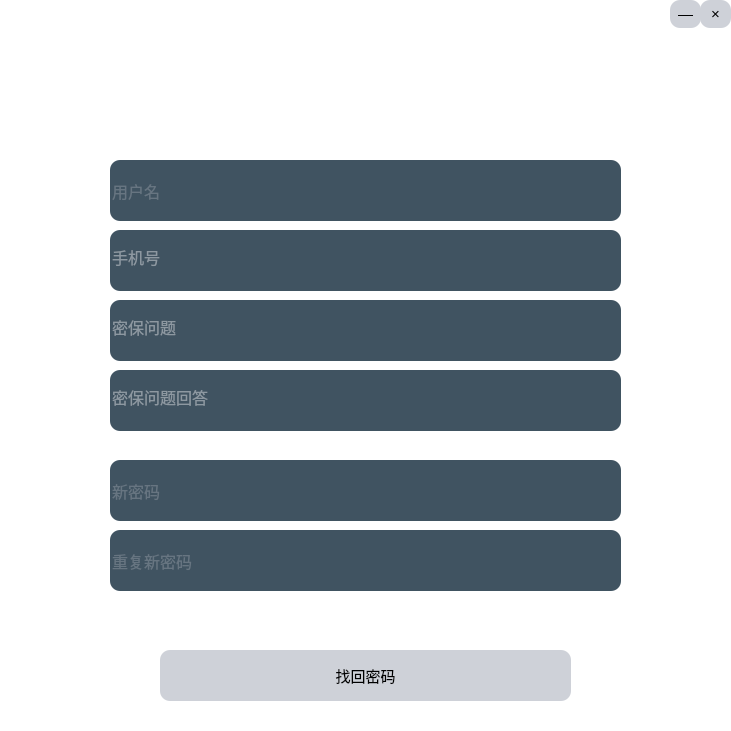
<?xml version="1.0" encoding="UTF-8"?>
<ui version="4.0">
 <class>ForgotPwd</class>
 <widget class="QWidget" name="ForgotPwd">
  <property name="geometry">
   <rect>
    <x>0</x>
    <y>0</y>
    <width>731</width>
    <height>731</height>
   </rect>
  </property>
  <property name="windowTitle">
   <string>Form</string>
  </property>
  <property name="styleSheet">
   <string notr="true">*{
background:rgb(255, 255, 255);
font-size:15px;
font-style:MingLiU-ExtB;
}
QFrame{
border:sold 10px rgba(0,0,0);
background-image: url(:/loginbackground.png);
}
QLineEdit{
color:#8d98a1;
background-color:#405361;
font-size:16px;
border-style:outset;
border-radius:10px;
font-style:MingLiU-ExtB;
}
QPushButton{
background:#ced1d8;
border-style:outset;
border-radius:10px;
font-style:MingLiU-ExtB;
}
QPushButton:pressed{
background-color:rgb(224,0,0);
border-style:inset;
font-style:MingLiU-ExtB;
}
QCheckBox{
background:rgba(85,170,255,0);
color:white;
font-style:MingLiU-ExtB;
}
QLabel{
background:rgba(85,170,255,0);
color:white;
font-style:MingLiU-ExtB;
font-size:14px;
}
</string>
  </property>
  <widget class="QFrame" name="frame">
   <property name="geometry">
    <rect>
     <x>0</x>
     <y>0</y>
     <width>731</width>
     <height>731</height>
    </rect>
   </property>
   <property name="frameShape">
    <enum>QFrame::StyledPanel</enum>
   </property>
   <property name="frameShadow">
    <enum>QFrame::Raised</enum>
   </property>
   <widget class="QLabel" name="label">
    <property name="geometry">
     <rect>
      <x>20</x>
      <y>10</y>
      <width>181</width>
      <height>31</height>
     </rect>
    </property>
    <property name="text">
     <string extracomment="无功能label，可以换成其他字或者图片">WeNoChat</string>
    </property>
   </widget>
   <widget class="QLineEdit" name="userEdit">
    <property name="geometry">
     <rect>
      <x>110</x>
      <y>160</y>
      <width>511</width>
      <height>61</height>
     </rect>
    </property>
    <property name="text">
     <string/>
    </property>
    <property name="placeholderText">
     <string>用户名</string>
    </property>
   </widget>
   <widget class="QLineEdit" name="passwordEdit">
    <property name="geometry">
     <rect>
      <x>110</x>
      <y>460</y>
      <width>511</width>
      <height>61</height>
     </rect>
    </property>
    <property name="echoMode">
     <enum>QLineEdit::Password</enum>
    </property>
    <property name="placeholderText">
     <string>新密码</string>
    </property>
   </widget>
   <widget class="QPushButton" name="loginButton">
    <property name="geometry">
     <rect>
      <x>160</x>
      <y>650</y>
      <width>411</width>
      <height>51</height>
     </rect>
    </property>
    <property name="text">
     <string>找回密码</string>
    </property>
   </widget>
   <widget class="QPushButton" name="closeButton">
    <property name="geometry">
     <rect>
      <x>700</x>
      <y>0</y>
      <width>31</width>
      <height>28</height>
     </rect>
    </property>
    <property name="text">
     <string>×</string>
    </property>
   </widget>
   <widget class="QPushButton" name="hideButton">
    <property name="geometry">
     <rect>
      <x>670</x>
      <y>0</y>
      <width>31</width>
      <height>28</height>
     </rect>
    </property>
    <property name="text">
     <string>—</string>
    </property>
   </widget>
   <widget class="QLabel" name="label_2">
    <property name="geometry">
     <rect>
      <x>230</x>
      <y>70</y>
      <width>231</width>
      <height>71</height>
     </rect>
    </property>
    <property name="styleSheet">
     <string notr="true">font: 28pt &quot;等线&quot;;</string>
    </property>
    <property name="text">
     <string>找回密码</string>
    </property>
   </widget>
   <widget class="QLineEdit" name="passwordEdit_2">
    <property name="geometry">
     <rect>
      <x>110</x>
      <y>530</y>
      <width>511</width>
      <height>61</height>
     </rect>
    </property>
    <property name="echoMode">
     <enum>QLineEdit::Password</enum>
    </property>
    <property name="placeholderText">
     <string>重复新密码</string>
    </property>
   </widget>
   <widget class="QLineEdit" name="phoneNumberEdit">
    <property name="geometry">
     <rect>
      <x>110</x>
      <y>230</y>
      <width>511</width>
      <height>61</height>
     </rect>
    </property>
    <property name="text">
     <string>手机号</string>
    </property>
    <property name="placeholderText">
     <string>密码</string>
    </property>
   </widget>
   <widget class="QLineEdit" name="questionEdit">
    <property name="geometry">
     <rect>
      <x>110</x>
      <y>300</y>
      <width>511</width>
      <height>61</height>
     </rect>
    </property>
    <property name="text">
     <string>密保问题</string>
    </property>
    <property name="placeholderText">
     <string>密码</string>
    </property>
   </widget>
   <widget class="QLineEdit" name="answerEdit">
    <property name="geometry">
     <rect>
      <x>110</x>
      <y>370</y>
      <width>511</width>
      <height>61</height>
     </rect>
    </property>
    <property name="text">
     <string>密保问题回答</string>
    </property>
    <property name="placeholderText">
     <string>密码</string>
    </property>
   </widget>
  </widget>
 </widget>
 <resources/>
 <connections/>
</ui>
